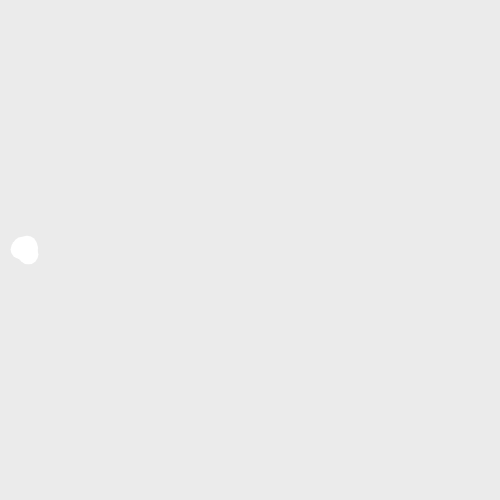
Frame 1 (no input)
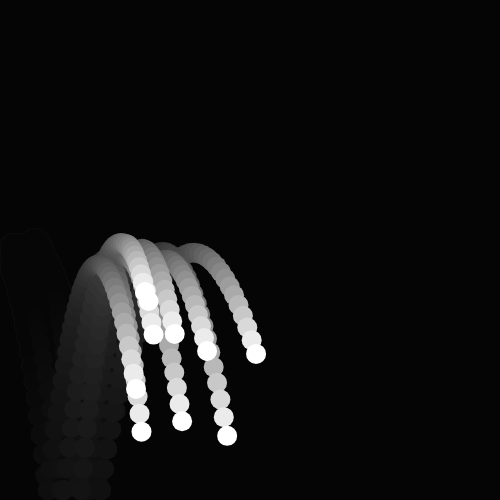
Frame 60 (no input)
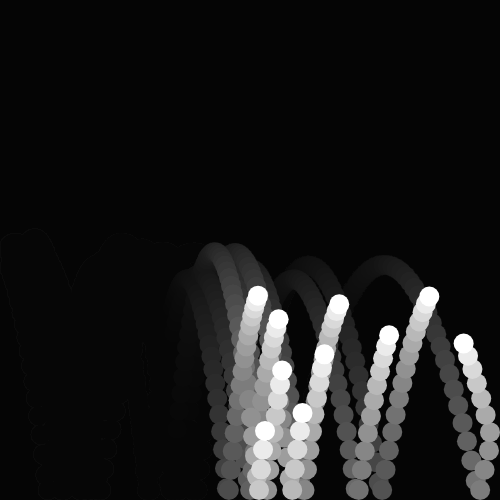
Frame 120 (the mouse pressed at the canvas centre since frame 60)

The p5.js sketch that drew these frames (run headless with seeded random() and noise() and a simulated clock; from frame 60 on, the mouse is pressed at the canvas centre):

// p5.js sketch
// ── sketch.js
var x = [];
var y = [];
var xspeed = [];
var yspeed = [];
var gravity;

function setup() {
  createCanvas(500, 500);

  //create 10 balls at the same time
  for (var i = 0; i < 10; i++) {
    x[i] = 25;
    y[i] = height / 2;
    gravity = 1;
    xspeed[i] = random(-5, 5);
    yspeed[i] = random(-5, 5);
  }
}

function draw() {
  background(0, 20);
  for (var i = 0; i < 10; i++) {
    x[i] = x[i] + xspeed[i];
    y[i] = y[i] + yspeed[i];

    // this is the best solution to check the edges
    if (x[i] < 10) {
      xspeed[i] = -xspeed[i];
      x[i] = 10;
    } else if (x[i] > width - 10) {
      xspeed[i] = -xspeed[i];
      x[i] = width - 10;

    }

    if (y[i] < 10) {

      yspeed[i] = -yspeed[i];
      y[i] = 10;
    } else if (y[i] > height - 10) {

      yspeed[i] = -yspeed[i];
      y[i] = height - 10;
    }

    //apply the gravity
    yspeed[i] += gravity;

    noStroke();
    ellipse(x[i], y[i], 20, 20);
  }
}
